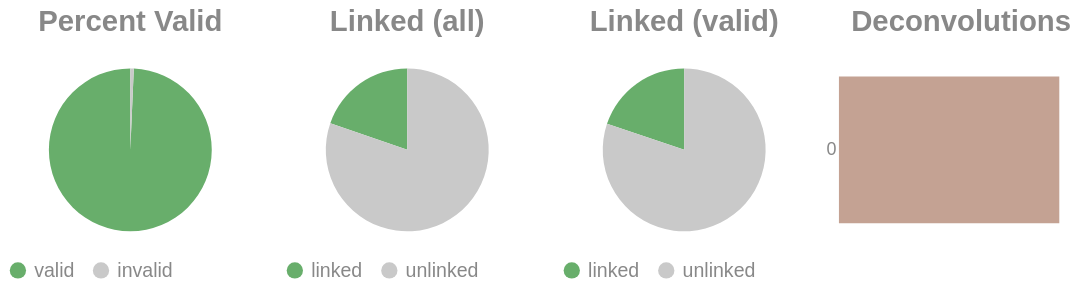

Source (notebook cell):
### Code cell
if SKIPLR:
    pass
else:
    clash = Counter()
    for i in valids['molecule'].to_list():
        _mol = i.split("-")
        if len(_mol) == 1:
            clash.update('0')
        else:
            clash.update(_mol[-1])

    _d = {"deconvolutions": [], 'count': []}
    for k,v in clash.items():
        _d['deconvolutions'].append(k)
        _d['count'].append(v)

    tot_valid = valids['reads'].sum()
    mask = valids['reads'] >= 2
    n_linked_reads = valids.filter(mask)['reads'].sum()
    if n_linked_reads == 0:
        print_html("No linked molecules (>=2 reads) were detected; skipping linked-only distributions.")
        SKIPLR = True
    else:
        perc_valid = round(tot_valid / n_reads, 4)
        linked_perc_abs = round(n_linked_reads / n_reads, 4)
        linked_perc = round(n_linked_reads / tot_valid, 4)

    _valid = pl.DataFrame({"valids": ['valid', 'invalid'], "count": [tot_valid, n_reads - tot_valid]})
    _linked_abs = pl.DataFrame({"linked (absolute)": ['linked', 'unlinked'], "count": [n_linked_reads, n_reads - n_linked_reads]})
    _linked_rel = pl.DataFrame({"linked (valids)": ['linked', 'unlinked'], "count": [n_linked_reads, tot_valid - n_linked_reads]})

    (
        alt.hconcat(
            piechart(_valid, goodval = 'valid', title = "Percent Valid"),
            piechart(_linked_abs, goodval = "linked", title =  "Linked (all)"),
            piechart(_linked_rel, goodval = "linked", title =  "Linked (valid)"),
            convolutionbar(pl.DataFrame(_d), title = "Deconvolutions"),
            center = True,
            bounds = 'flush'
        )
        .resolve_scale(color='independent')
        .resolve_legend('independent')
        .properties(usermeta={'embedOptions': {"actions": False}})
    ).display()

### Figure 1 — Vega-Lite specification as saved in the notebook (floating-point values rounded to 4 significant figures)
{"width": "container", "height": 400, "config": {"title": {"anchor": "start", "dy": -15, "fontSize": 18, "color": "#888888", "subtitleColor": "#888888", "subtitleFontSize": 14}, "arc": {"fill": "#0072B2"}, "axis": {"domainColor": "#888888", "domainWidth": 0.5, "gridWidth": 0.2, "grid": false, "titleFontWeight": 400, "titleFontSize": 15, "labelFontSize": 11, "labelColor": "#888888", "tickColor": "#888888", "tickWidth": 0.2, "titleColor": "#888888"}, "axisBand": {"grid": false}, "axisX": {"grid": true, "tickSize": 10, "domainCap": "round"}, "axisY": {"domain": false, "grid": true, "tickSize": 0, "domainCap": "round"}, "background": "transparent", "header": {"labelFontSize": 15, "labelColor": "#888888", "titleFontSize": 15, "titleFontWeight": 600, "titleColor": "#888888"}, "legend": {"labelFont": "sans-serif", "labelFontSize": 12, "labelColor": "#888888", "symbolSize": 100, "symbolType": "circle", "titleFontSize": 12, "titlePadding": 10, "titleColor": "#888888", "title": null}, "range": {"category": ["#E69F00", "#56B4E9", "#009E73", "#F0E442", "#0072B2", "#D55E00", "#CC79A7", "#000000"], "diverging": ["#cfe8f3", "#a2d4ec", "#73bfe2", "#46abdb", "#1696d2", "#12719e"]}, "area": {"fill": "#0072B2", "fillOpacity": 0.7, "line": true, "strokeOpacity": 0.7}, "line": {"color": "#0072B2", "stroke": "#0072B2", "strokeWidth": 2}, "trail": {"color": "#0072B2", "stroke": "#0072B2", "strokeWidth": 0, "size": 1}, "point": {"filled": true, "fillOpacity": 1.0, "size": 95}, "text": {"color": "#888888", "fontSize": 11, "align": "right", "fontWeight": 400, "size": 11}, "bar": {"fill": "#0072B2", "stroke": null}, "view": {"stroke": null, "continuousWidth": 660, "continuousHeight": 400}}, "hconcat": [{"data": {"name": "data-aa2f8c1be3547ea8b0aa29d79f91045d"}, "mark": {"type": "arc"}, "encoding": {"color": {"field": "valids", "legend": {"orient": "bottom", "title": null}, "scale": {"domain": ["valid", "invalid"], "range": ["#68ae6b", "#C9C9C9"]}, "title": "Valids", "type": "nominal"}, "theta": {"field": "count", "type": "quantitative"}, "tooltip": [{"field": "valids", "title": "Valids", "type": "ordinal"}, {"field": "percent", "format": ".2%", "title": "Percent", "type": "quantitative"}, {"field": "count", "title": "Count", "type": "quantitative"}]}, "height": 100, "title": {"text": "Percent Valid", "align": "center", "anchor": "middle"}, "transform": [{"calculate": "datum.count / 5100422", "as": "percent"}], "width": 150}, {"data": {"name": "data-394709655cd929fcec5c068a05d55afd"}, "mark": {"type": "arc"}, "encoding": {"color": {"field": "linked (absolute)", "legend": {"orient": "bottom", "title": null}, "scale": {"domain": ["linked", "unlinked"], "range": ["#68ae6b", "#C9C9C9"]}, "title": "Linked (Absolute)", "type": "nominal"}, "theta": {"field": "count", "type": "quantitative"}, "tooltip": [{"field": "linked (absolute)", "title": "Linked (Absolute)", "type": "ordinal"}, {"field": "percent", "format": ".2%", "title": "Percent", "type": "quantitative"}, {"field": "count", "title": "Count", "type": "quantitative"}]}, "height": 100, "title": {"text": "Linked (all)", "align": "center", "anchor": "middle"}, "transform": [{"calculate": "datum.count / 5100422", "as": "percent"}], "width": 150}, {"data": {"name": "data-66b9a53b9d7cef1c2fd45a04fdeffe08"}, "mark": {"type": "arc"}, "encoding": {"color": {"field": "linked (valids)", "legend": {"orient": "bottom", "title": null}, "scale": {"domain": ["linked", "unlinked"], "range": ["#68ae6b", "#C9C9C9"]}, "title": "Linked (Valids)", "type": "nominal"}, "theta": {"field": "count", "type": "quantitative"}, "tooltip": [{"field": "linked (valids)", "title": "Linked (Valids)", "type": "ordinal"}, {"field": "percent", "format": ".2%", "title": "Percent", "type": "quantitative"}, {"field": "count", "title": "Count", "type": "quantitative"}]}, "height": 100, "title": {"text": "Linked (valid)", "align": "center", "anchor": "middle"}, "transform": [{"calculate": "datum.count / 5065599", "as": "percent"}], "width": 150}, {"data": {"name": "data-0a53b44d15cb7b308b6ed3062ccc1a4c"}, "mark": {"type": "bar"}, "encoding": {"color": {"field": "deconvolutions", "legend": null, "scale": {"scheme": "lightgreyred"}, "type": "nominal"}, "tooltip": [{"field": "deconvolutions", "title": "Deconvolutions", "type": "ordinal"}, {"field": "percent", "format": ".2%", "title": "Percent", "type": "quantitative"}, {"field": "count", "title": "Count", "type": "quantitative"}], "x": {"axis": null, "field": "count", "type": "quantitative"}, "y": {"field": "deconvolutions", "sort": "ascending", "title": null, "type": "nominal"}}, "height": 100, "title": {"text": "Deconvolutions", "align": "center", "anchor": "middle"}, "transform": [{"calculate": "datum.count / 4509158", "as": "percent"}], "width": 150}], "bounds": "flush", "center": true, "resolve": {"legend": {"angle": "independent"}, "scale": {"color": "independent"}}, "usermeta": {"embedOptions": {"actions": false}}, "$schema": "https://vega.github.io/schema/vega-lite/v6.1.0.json", "datasets": {"data-aa2f8c1be3547ea8b0aa29d79f91045d": [{"valids": "valid", "count": 5065599}, {"valids": "invalid", "count": 34823}], "data-394709655cd929fcec5c068a05d55afd": [{"linked (absolute)": "linked", "count": 1004448}, {"linked (absolute)": "unlinked", "count": 4095974}], "data-66b9a53b9d7cef1c2fd45a04fdeffe08": [{"linked (valids)": "linked", "count": 1004448}, {"linked (valids)": "unlinked", "count": 4061151}], "data-0a53b44d15cb7b308b6ed3062ccc1a4c": [{"deconvolutions": "0", "count": 4509158}]}}
